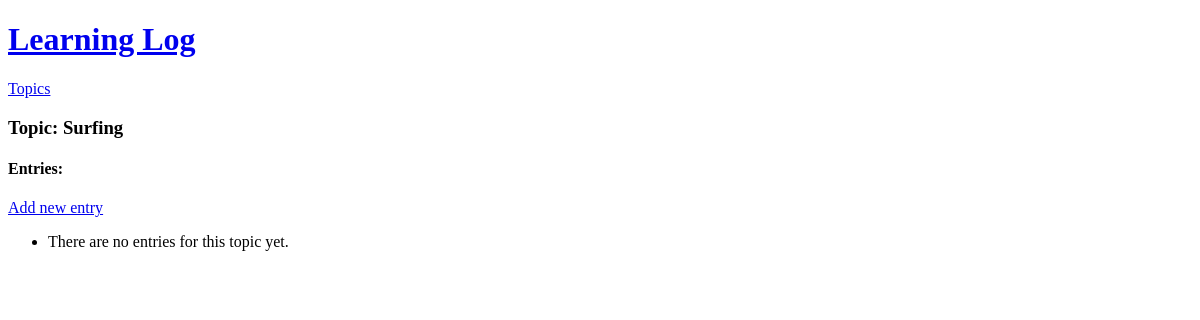
Before: /topics/3/ with the older database file.
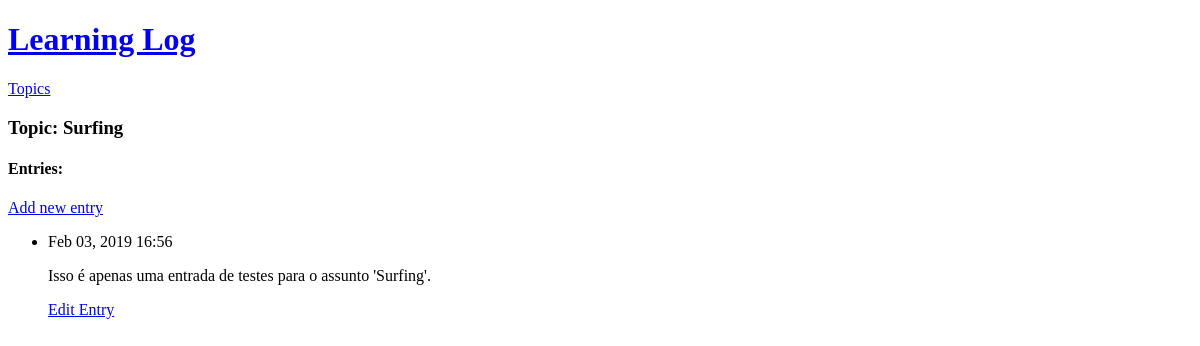
After: the same page with the newer database file.
### learning_logs/models.py (models this page shows, shortened)
class Topic(models.Model):
    text = models.CharField(max_length=200)
    date_added = models.DateTimeField(auto_now_add=True)
    def __str__(self):
        return self.text

class Entry(models.Model):
    topic = models.ForeignKey(Topic, on_delete=models.CASCADE)
    text = models.TextField()
    date_added = models.DateTimeField(auto_now_add=True)
    class Meta:
        verbose_name_plural = 'entries'

### learning_logs/views.py (the view)
# urls.py: path('topics/<int:topic_id>/', views.topic, name='topic'),
def topic(request, topic_id):
    topic = Topic.objects.get(id=topic_id)
    entries = topic.entry_set.order_by('-date_added')
    context = {'topic': topic, 'entries': entries}
    return render(request, 'learning_logs/topic.html', context)

### learning_logs/templates/learning_logs/topic.html
{% extends "learning_logs/base.html" %}
{% block content %}
<h3>Topic: {{ topic }}</h3>
<h4>Entries:</h4>
<p><a href="{% url 'learning_logs:new_entry' topic.id %}">Add new entry</a></p>
<ul>
    {% for entry in entries %}
        <li>
            <p>{{ entry.date_added|date:'M d, Y H:i' }}</p>
            <p>{{ entry.text|linebreaks }}</p>
            <p>
                <a href="{% url 'learning_logs:edit_entry' entry.id %}">Edit Entry</a>
            </p>
        </li>
    {% empty %}
        <li>There are no entries for this topic yet.</li>
    {% endfor %}
</ul>
{% endblock content %}

### learning_logs/templates/learning_logs/base.html (shortened to what this page needs)
<!DOCTYPE html>
<html lang="en">
<head>
</head>
<body>
        <h1><a href="{% url 'learning_logs:index' %}">Learning Log</a></h1>
        <p>
            <a href="{% url 'learning_logs:topics' %}">Topics</a>
        </p>
        {% block content %}{% endblock content %}
</body>
</html>

Changed rows visible on the page:
added Entry: date_added "Feb 03, 2019 16:56", text "Isso é apenas uma entrada de testes para o assunto 'Surfing'."
Other visible differences:
text no longer shown: "There are no entries for this topic yet."
